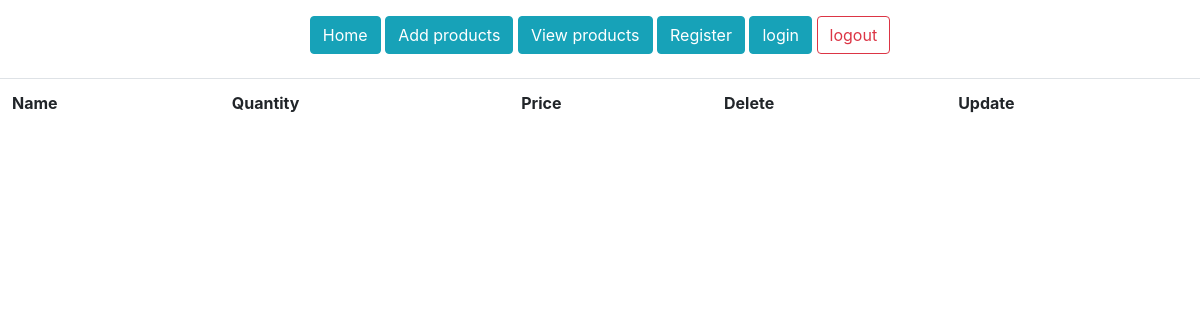
Page /products/ (signed in) on the earlier database version.
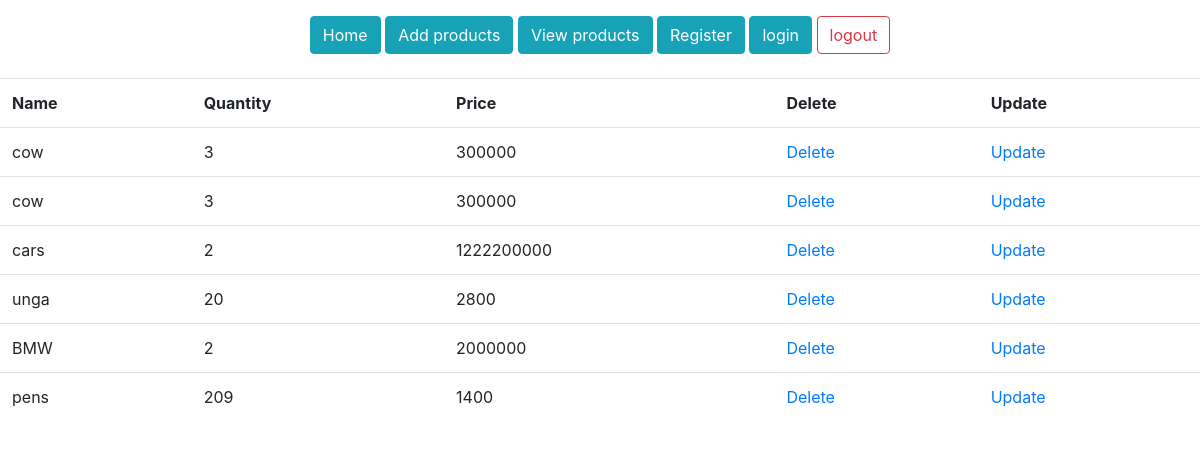
Same page on the later database version.
### djangoRegistrationPage/models.py (models this page shows)
class Products(models.Model):
    prod_name = models.CharField(max_length=30, blank=False, null=False)
    prod_quantity = models.CharField(max_length=30, blank=False, null=False)
    prod_price = models.CharField(max_length=30, blank=False, null=False)

### djangoRegistrationPage/views.py (the view)
# urls.py: path('products/', general_views.view_products, name='products'),
@login_required()
def view_products(request):
    products = Products.objects.all()
    return render(request, 'products.html', {'products': products})

### templates/products.html
{% extends 'base.html'%}
{% load static %}
{% block content %}
    <section class="product-section">
        <div class="product-section-container">
            <table class="table">
                <tr>
                    <th>Name</th>
                    <th>Quantity</th>
                    <th>Price</th>
                    <th>Delete</th>
                    <th>Update</th>
                </tr>
                {% for product in products %}
                    <tr>
                        <td>{{ product.prod_name }}</td>
                        <td>{{ product.prod_quantity }}</td>
                        <td>{{ product.prod_price }}</td>
                        <td><a href="/delete-product/{{ product.id }}">Delete</a></td>
                        <td><a href="/update-product/{{ product.id }}">Update</a></td>
                    </tr>
                {% endfor %}
            </table>
        </div>
    </section>
{% endblock %}

Differences in the rows shown:
added Products: prod_name "cow", prod_quantity "3", prod_price "300000"
added Products: prod_name "cow", prod_quantity "3", prod_price "300000"
added Products: prod_name "cars", prod_quantity "2", prod_price "1222200000"
added Products: prod_name "unga", prod_quantity "20", prod_price "2800"
added Products: prod_name "BMW", prod_quantity "2", prod_price "2000000"
added Products: prod_name "pens", prod_quantity "209", prod_price "1400"
